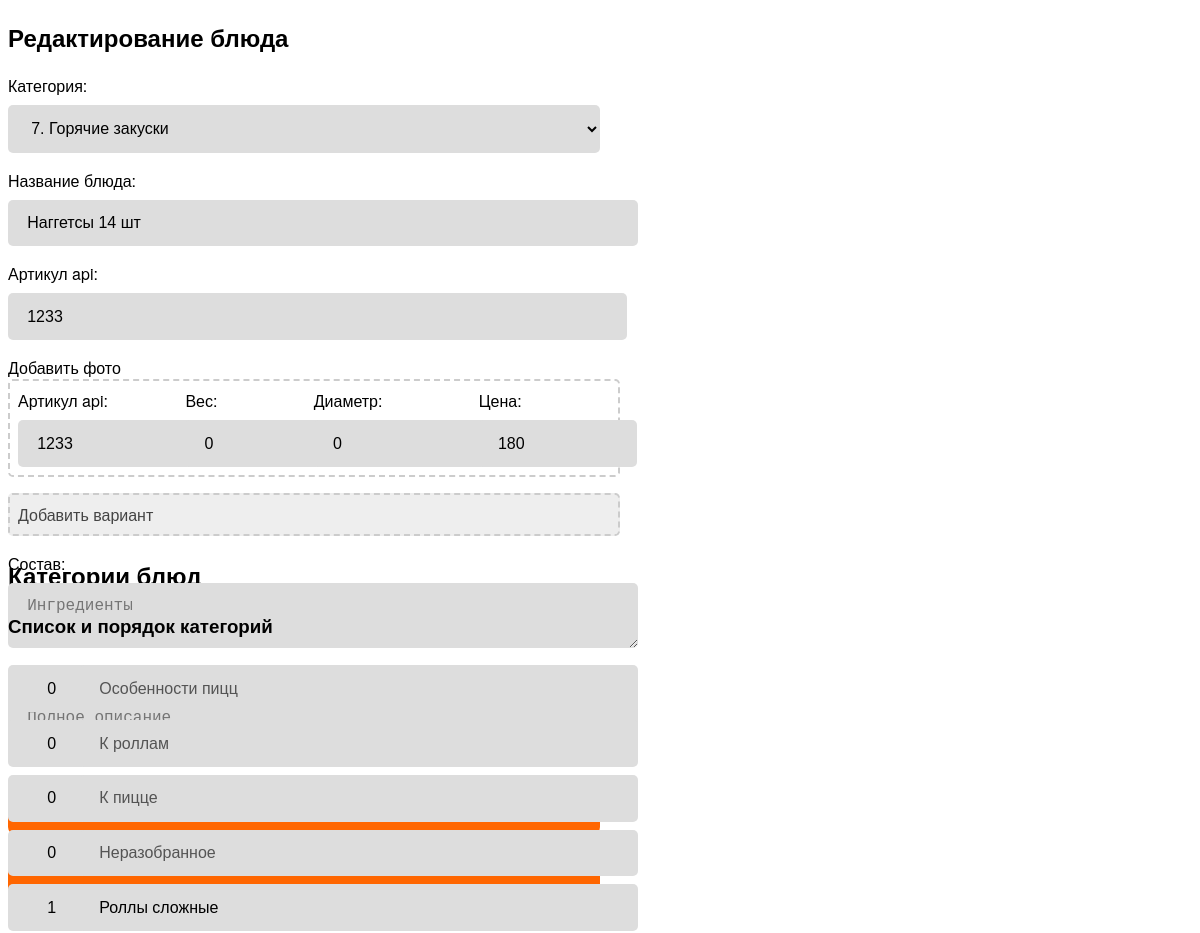
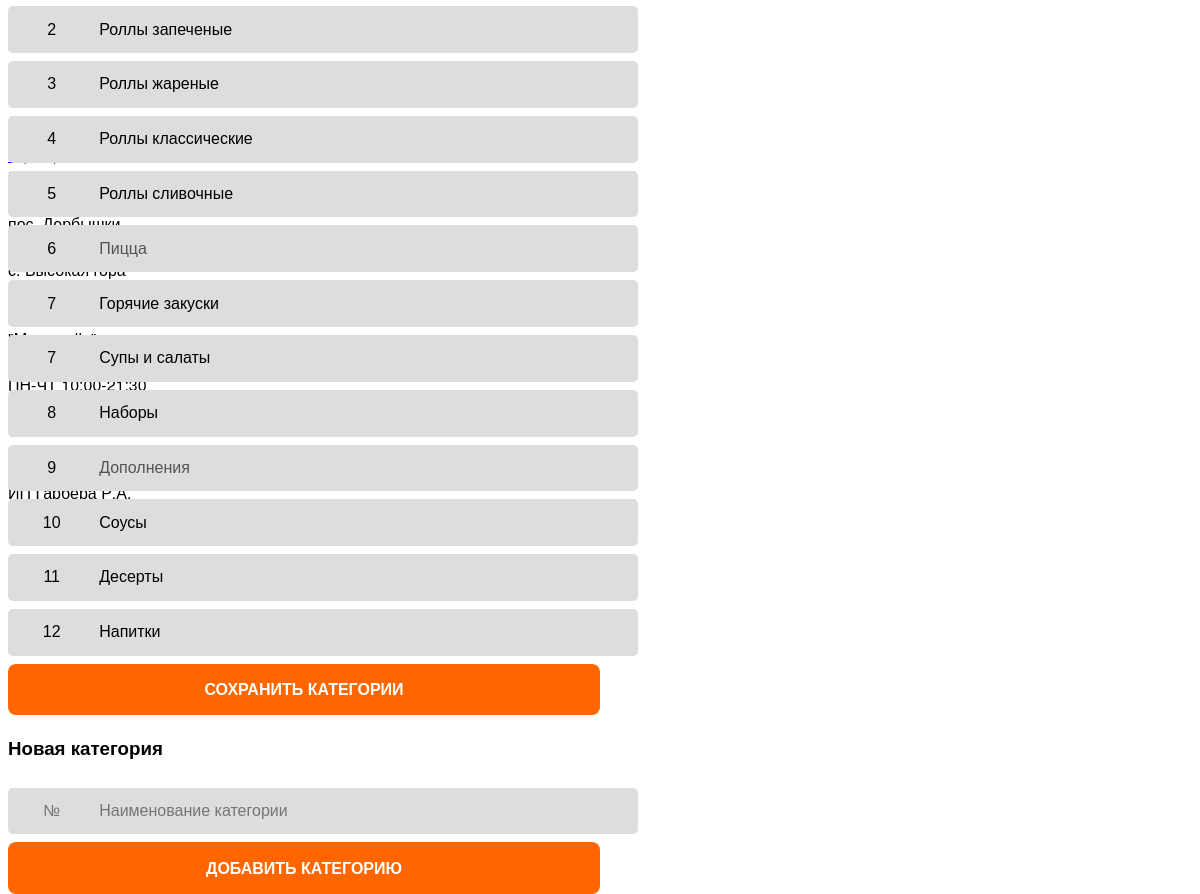
/admin?edit_dish=508 (signed in), run on the app's committed database (2 pictures, top to bottom).
### tables this page shows
CREATE TABLE `dishes_variants` (
  `variant_id` int(11) NOT NULL,
  `variant_did` int(11) NOT NULL,
  `variant_fid` int(11) NOT NULL,
  `variant_name` varchar(64) NOT NULL,
  `variant_diameter` int(11) NOT NULL,
  `variant_weight` int(11) NOT NULL,
  `variant_price` int(11) NOT NULL,
  `variant_date` timestamp NOT NULL DEFAULT current_timestamp(),
  `variant_date_edit` timestamp NOT NULL DEFAULT current_timestamp() ON UPDATE current_timestamp()
);

CREATE TABLE `dishes_chapters` (
  `chapter_id` int(11) NOT NULL,
  `chapter_num` int(11) NOT NULL DEFAULT 0,
  `chapter_title` varchar(32) NOT NULL,
  `chapter_desc` text NOT NULL,
  `chapter_disabled` int(1) NOT NULL DEFAULT 0,
  `chapter_date` timestamp NOT NULL DEFAULT current_timestamp(),
  `chapter_date_edit` timestamp NOT NULL DEFAULT current_timestamp() ON UPDATE current_timestamp()
);

### admin.php (the view, shortened to what this page needs)
<?php
include 'db.php';
include 'head.php';
echo '<div class="wrapper">';
if(!$_SESSION['user_id']){
	echo '<h2>Вход для модератора сайта</h2>';
	echo '<div class="block-wrapper align-center">';
		echo '<form method="POST" class="w-30">';
			echo '<input type="password" name="password" class="w-100" placeholder="Пароль от админ-панели"><br>';
			echo '<input type="submit" name="submit_login" value="Войти">';
		echo '</div>';
	echo '</div>';
}
else {
	if($_GET['edit_dish'])
		echo '<h2>Редактирование блюда</h2>';
	else
		echo '<h2>Добавление блюд</h2>';
	echo '<div class="block-wrapper align-center">';
		echo '<form method="POST" class="w-50">';
			echo '<label>Категория:</label>';
			echo '<select name="dish_chapter">';
				$query_chapters = mysqli_query($link, "SELECT * FROM dishes_chapters ORDER BY chapter_num");
		    	while($row = mysqli_fetch_assoc($query_chapters)){
					echo '<option value="'.$row['chapter_id'].'" '.($_POST['dish_chapter']==$row['chapter_id']?'selected':'').'>'.($row['chapter_num']?$row['chapter_num'].'.':'[скрыто]').' '.$row['chapter_title'].'</option>';
		    	};
			echo '</select>';
			echo '<label>Название блюда:</label>';
			echo '<input type="text" name="dish_name" placeholder="Название" value="'.$_POST['dish_name'].'"><br>';
			echo '<label>Артикул api:</label>';
			echo '<input type="number" name="dish_fid" placeholder="ID артикула для заказа frontpad" value="'.$_POST['dish_fid'].'"><br>';
			echo '<div class="upload-box">
				<input add-in-list="dish_photos" type="file" class="hide" />
				<div class="overflow overflow-photos-mini">
					<div class="photos-list overflow-box" photos-out="dish_photos"></div>
				</div>
				<a class="upload-btn btn mini" name="profile_upload_photo">Добавить фото</a>
				<input name="dish_photos" type="text" class="hide" photos-in="dish_photos" value="'.$_POST['dish_photos'].'" />
			</div>';
			$variant_i = 0;
			$query_variants = mysqli_query($link, "SELECT * FROM dishes_variants WHERE variant_did='".$_GET['edit_dish']."' ORDER BY variant_price");
		    while($row = mysqli_fetch_assoc($query_variants) OR $variant_i<1){
				$variant_i++;
				echo '<div class="chapter-box dashed">';
					echo '<div class="chapter-weight chapter-cell">';
						echo '<label>Артикул api:</label>';
						echo '<input type="number" name="variant_fid_'.$variant_i.'" value="'.($row['variant_fid']?$row['variant_fid']:$_POST['dish_fid']).'" placeholder="Api ID">';
					echo '</div>';
					echo '<div class="chapter-weight chapter-cell">';
						echo '<label>Вес:</label>';
						echo '<input type="number" name="variant_weight_'.$variant_i.'" value="'.$row['variant_weight'].'" placeholder="Вес, гр.">';
					echo '</div>';
					echo '<div class="chapter-diameter chapter-cell">';
						echo '<label>Диаметр:</label>';
						echo '<input type="number" name="variant_diameter_'.$variant_i.'" value="'.$row['variant_diameter'].'" placeholder="Диаметр, см.">';
					echo '</div>';
					echo '<div class="chapter-price chapter-cell">';
						echo '<label>Цена:</label>';
						echo '<input type="number" name="variant_price_'.$variant_i.'" value="'.($row['variant_price']?$row['variant_price']:$_POST['dish_price']).'" placeholder="Цена, руб.">';
					echo '</div>';
				echo '</div>';
			}
			if($variant_i<3){
				echo '<div class="chapter-box dashed chapter-add" variant="'.$variant_i.'">';
					echo '<div class="align-center">Добавить вариант</div>';
				echo '</div>';
			}
			echo '<label>Состав:</label>';
			echo '<textarea type="text" name="dish_structure" placeholder="Ингредиенты">'.$_POST['dish_structure'].'</textarea>';
			echo '<label>Описание:</label>';
			if($_GET['edit_dish']){
				echo '<br><br>';
			} else
				echo '<input type="submit" name="submit_dish_add" value="Добавить блюдо">';
		echo '</form>';
	echo '</div>';
	echo '<h2>Категории блюд</h2>';
	echo '<div class="block-wrapper align-center">';
		echo '<h3>Список и порядок категорий</h3>';
		echo '<form method="POST" class="w-50">';
			$query_chapters_edit = mysqli_query($link, "SELECT * FROM dishes_chapters ORDER BY chapter_num");
			while($row = mysqli_fetch_assoc($query_chapters_edit)){
				echo '<div class="chapter-box">';
					echo '<div class="chapter-count">';
						echo '<input type="number" name="chapter_num_'.$row['chapter_id'].'" value="'.$row['chapter_num'].'" placeholder="№">';
					echo '</div>';
					echo '<div class="chapter-title">';
						echo '<input type="text" name="chapter_title_'.$row['chapter_id'].'" value="'.$row['chapter_title'].'" placeholder="Наименование категории" '.($row['chapter_disabled']?'disabled':'').'>';
					echo '</div>';
				echo '</div>';
			};
			echo '<input type="submit" name="submit_chapters_save" value="Сохранить категории">';
		echo '</form>';
		echo '<h3>Новая категория</h3>';
		echo '<form method="POST" class="w-50">';
			echo '<div class="chapter-box">';
				echo '<div class="chapter-count">';
					echo '<input type="number" name="chapter_num" placeholder="№">';
				echo '</div>';
				echo '<div class="chapter-title">';
					echo '<input type="text" name="chapter_title" placeholder="Наименование категории">';
				echo '</div>';
			echo '</div>';
			echo '<input type="submit" name="submit_chapter_add" value="Добавить категорию">';
		echo '</form>';
	echo '</div>';
}
echo '</div>';
include 'footer.php';
?>

### style/cart.css (style rules this page uses)
.button, input[type="submit"] { display: inline-block; padding: 1.1em 1em 1em 1em; text-transform: uppercase; background-color: #ff6600; color: #fff; border-radius: .5em; text-decoration: none !important; position: relative; overflow: hidden; transform: translate3d(0,0,0); transition: background-color 0.2s ease-in-out, color 0.2s ease-in-out, border-color 0.2s ease-in-out, box-shadow 0.2s ease-in-out; border: 0; font-size: 1em; padding-left: 60px; padding-right: 60px; text-align: center; white-space: nowrap; vertical-align: middle; font-weight: bold; cursor: pointer; margin-top: .5em; }
input[type="text"], input[type="number"], input[type="password"], textarea, select { display: inline-block; padding: .9em 1.2em; border-radius: 5px; border: 0; font-size: 16px; text-align: center; white-space: nowrap; vertical-align: middle; background-color: #ddd; margin-bottom: 1em; margin-top: .5em; text-align: left; }
textarea, select { display: block; }
input[type="number"] { padding-right: .5em; }
form { display: inline-block; text-align: left; width: 100%; }
form.w-50, .w-50 { width: 50% }
form input[type="text"], form input[type="number"], form input[type="submit"], textarea, select { width: 100%; }
form .btn { margin-bottom: 1em; }
[class*="block-"] { position: relative; }
[slider], .sliders, .block-wrapper { height: 29em; }
.chapter-box { width: 100%; display: table; }
.chapter-title, .chapter-count, .chapter-cell { display: table-cell; }
.chapter-cell + .chapter-cell { padding-left: .5em; }
.chapter-title { padding-left: .5em; }
.chapter-count { width: 4em }
.chapter-count input { text-align: center; }
.chapter-box.dashed { border: 2px dashed #ccc; border-radius: .3em; padding: .5em .5em .5em .5em; margin-bottom: 1em; }
.chapter-box input { margin-bottom: 0em; }
.chapter-add { color: #444; background-color: #eee; }

### data on the page
dishes_variants: variant_fid "1233", variant_weight "0", variant_diameter "0", variant_price "180"
dishes_chapters: chapter_num "0", chapter_title "Особенности пицц"
dishes_chapters: chapter_num "0", chapter_title "К роллам"
dishes_chapters: chapter_num "0", chapter_title "К пицце"
dishes_chapters: chapter_id+chapter_num "0", chapter_title "Неразобранное"
dishes_chapters: chapter_num "1", chapter_title "Роллы сложные"
dishes_chapters: chapter_num "2", chapter_title "Роллы запеченые"
dishes_chapters: chapter_num "3", chapter_title "Роллы жареные"
dishes_chapters: chapter_num "4", chapter_title "Роллы классические"
dishes_chapters: chapter_num "5", chapter_title "Роллы сливочные"
dishes_chapters: chapter_num "6", chapter_title "Пицца"
dishes_chapters: chapter_num "7", chapter_title "Горячие закуски"
dishes_chapters: chapter_id+chapter_num "7", chapter_title "Супы и салаты"
dishes_chapters: chapter_id+chapter_num "8", chapter_title "Наборы"
dishes_chapters: chapter_id+chapter_num "9", chapter_title "Дополнения"
dishes_chapters: chapter_id+chapter_num "10", chapter_title "Соусы"
dishes_chapters: chapter_id+chapter_num "11", chapter_title "Десерты"
dishes_chapters: chapter_id+chapter_num "12", chapter_title "Напитки"

### other printed values
form field dish_chapter "7. Горячие закуски"
